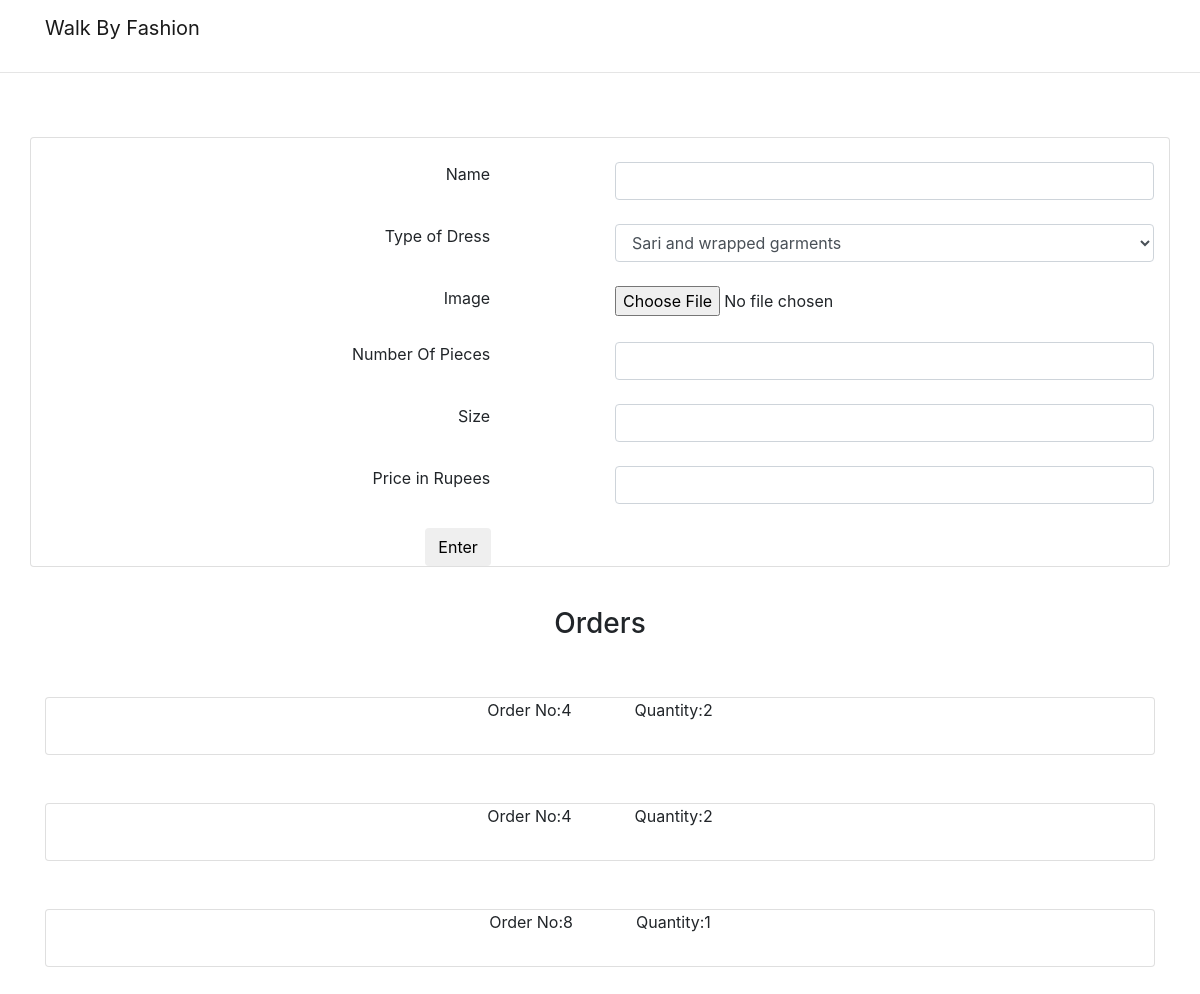
Screenshot of /php/admin.php with the database file from the repository.
### tables this page shows
CREATE TABLE `orders` (
  `id` int(11) NOT NULL,
  `itemno` int(11) NOT NULL,
  `quantity` int(11) NOT NULL,
  `address` varchar(255) NOT NULL
);

### php/admin.php (the view, shortened to what this page needs)
<?php
  $connection = mysqli_connect('localhost','root','hesennivas','fashion');
?>
<!DOCTYPE html>
<html>
<head>
    <link rel="stylesheet" href="../static/bootstrap/bs-css/bootstrap.min.css">
</head>
<body>
    <div>
        <nav class="navbar navbar-expand-md navbar-light navbar-laravel">
            <div class="container">
                <a class="navbar-brand" href="./">
                    Walk By Fashion
                </a>
            </div>
        </nav>
        <hr>
    </div>
    <br><br>
    <div class="container form-group card">
      <form action="" method="post" enctype="multipart/form-data">
      <br>
      <div class="row">
        <div class="col-2"></div>
        <div class="col-3">
          <label class="float-right" for="name">Name</label>
        </div>
        <div class="col-1"></div>
        <div class="col-6">
          <input class="form-control" type="text" name="name">
        </div>
      </div>
      <br>
      <div class="row">
        <div class="col-2"></div>
        <div class="col-3">
          <label class="float-right" for="type">Type of Dress</label>
        </div>
        <div class="col-1"></div>
        <div class="col-6">
          <select class="form-control" name="type">
            <option value="Sari and wrapped garments">Sari and wrapped garments</option>
          </select>
        </div>
      </div>
      <br>
      <div class="row">
        <div class="col-2"></div>
        <div class="col-3">
          <label class="float-right" for="image">Image</label>
        </div>
        <div class="col-1"></div>
        <div class="col-6">
          <input type="file" name="image">
        </div>
      </div>
      <br>
      <div class="row">
        <div class="col-2"></div>
        <div class="col-3">
          <label class="float-right" for="noofpieces">Number Of Pieces</label>
        </div>
        <div class="col-1"></div>
        <div class="col-6">
          <input class="form-control" type="number" name="noofpieces">
        </div>
      </div>
      <br>
      <div class="row">
        <div class="col-2"></div>
        <div class="col-3">
          <label class="float-right" for="size">Size</label>
        </div>
        <div class="col-1"></div>
        <div class="col-6">
          <input class="form-control" type="number" name="size">
        </div>
      </div>
      <br>
      <div class="row">
        <div class="col-2"></div>
        <div class="col-3">
          <label class="float-right" for="price">Price in Rupees</label>
        </div>
        <div class="col-1"></div>
        <div class="col-6">
          <input class="form-control" type="number" name="price">
        </div>
      </div>
      <br>
      <div class="row">
        <div class="col-4"></div>
        <div class="col-1">
            <input class="btn btn-default" type="submit" name="submit" value="Enter">
        </div>
        <div class="col-7"></div>
      </div>
    </form>
    </div>
    <br>
    <h3 class="text-center">Orders</h3>
    <br><br>
      <?php
        $result =mysqli_query($connection, "select * from orders");
        while ($row = mysqli_fetch_assoc($result)){
           echo "<div class='container'><div class='card text-center'>
           <p>Order No:".$row['itemno']."&nbsp;&nbsp;&nbsp;&nbsp;&nbsp;&nbsp;&nbsp;&nbsp;&nbsp;&nbsp;&nbsp;&nbsp;&nbsp;&nbsp;Quantity:".$row['quantity']."<p>
           </div></div><br><br>";
         }
       ?>
</body>
</html>

### rows the page displays
orders: itemno "4", quantity "2"
orders: itemno "4", quantity "2"
orders: itemno "8", quantity "1"
